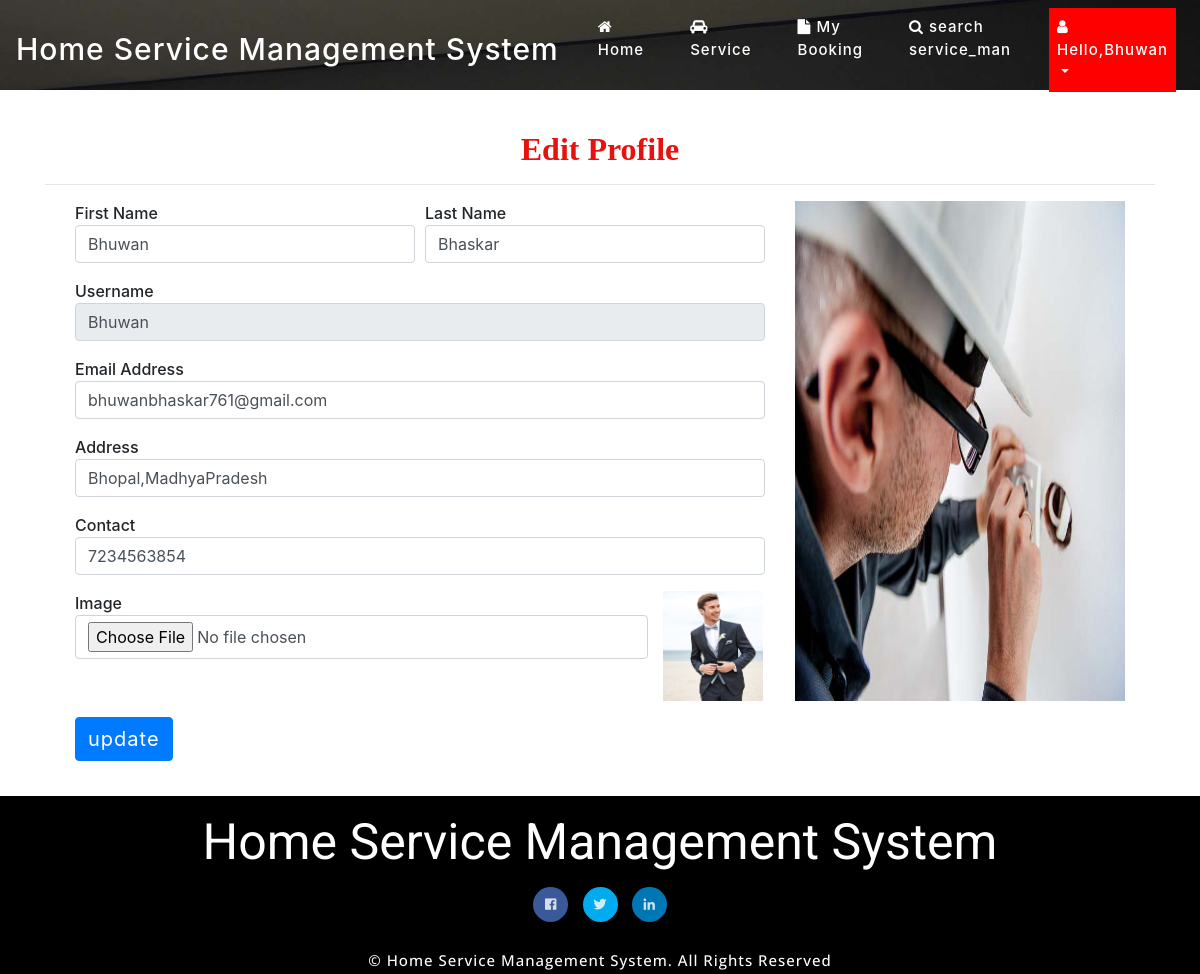
The page /edit_profile (signed in) on the database its author committed.
### home_service/models.py (models this page shows, shortened)
class Customer(models.Model):
    user = models.ForeignKey(User, on_delete=models.CASCADE, null=True)
    contact = models.CharField(max_length=100, null=True)
    address = models.CharField(max_length=100, null=True)
    image = models.FileField(null=True)

### home_service/views.py (the view, shortened to what this page needs)
# urls.py: path('edit_profile',Edit_Profile,name="edit_profile"),
def Edit_Profile(request):
    user = User.objects.get(id=request.user.id)
    error = ""
    try:
        sign = Customer.objects.get(user=user)
        error = "pat"
    except:
        sign = Service_Man.objects.get(user=user)
    terror = False
    ser = Service_Category.objects.all()
    d = {'terror':terror,'error':error,'pro':sign,'ser':ser}
    return render(request, 'edit_profile.html',d)

### home_service/templates/edit_profile.html (shortened to what this page needs)
{% extends 'index.html' %}
{% load static %}
{% block body %}
	<div class="w3l_banner_info" style="height:10px">
		<div class="slider1">
			<div class="callbacks_container">
				<ul class="rslides" id="slider3">
					<li>
						<div class="slider1-img" style="height:90px">
							<div class="slider_banner_info">
							</div>
						</div>
					</li>
				</ul>
			</div>
		</div>
	</div>
</header>
<div class="container" style="margin-top:10%;">
    <h2 style="font-weight:bold;font-family : 'Monotype Corsiva' ; color : #E6120E ;margin-top:2%" align="center">Edit Profile</h2><hr>
<div class="container-fluid" style="">
    <div class="row">
        <div class="col-md-8">
            <form method="post" action="" enctype="multipart/form-data">
    <div class="form-row">
    <div class="form-group col-md-6">
      <label for="inputEmail4">First Name</label>
      <input type="text" class="form-control" value="{{pro.user.first_name}}" name="fname" id="inputEmail4">
    </div>
    <div class="form-group col-md-6">
      <label for="inputPassword4">Last Name</label>
      <input type="text" class="form-control" name="lname" value="{{pro.user.last_name}}" id="inputPassword4">
    </div>
  </div>
    <div class="form-row">
    <div class="form-group col-md-12">
      <label for="inputEmail4">Username</label>
      <input type="text" class="form-control" name="uname" value="{{pro.user.username}}" id="inputEmail4" readonly>
    </div>
        <div class="form-group col-md-12">
      <label for="inputEmail4">Email Address</label>
      <input type="text" class="form-control" name="email" value="{{pro.user.email}}" id="inputEmail4">
    </div>
  </div>
<div class="form-row">
    <div class="form-group col-md-12">
      <label for="inputEmail4">Address</label>
      <input type="text" class="form-control" name="address" value="{{pro.address}}" id="inputEmail4">
    </div>
  </div>
 <div class="form-row">
    <div class="form-group col-md-12">
    <label for="exampleInputPassword1">Contact</label>
    <input type="text" class="form-control" id="exampleInputPassword1" value="{{pro.contact}}" name="contact">
  </div>
        </div>
<div class="form-row">
    <div class="form-group col-md-10">
    <label for="exampleInputPassword1">Image</label>
    <input type="file" class="form-control" id="exampleInputPassword1" name="image">
  </div>
    <div class="form-group col-md-2">
   <img src="{{pro.image.url}}" style="width:100px;height:110px">
  </div>
</div>
  <button type="submit" class="btn btn-primary" style="margin-bottom:5%">update</button>
</form>
        </div>
        <div class="col-md-4">
            <img src="{% static 'images/bb3.jpg' %}" style="width:100%;height:500px">
        </div>
    </div>
</div>
</div>
{% endblock %}

### home_service/templates/index.html (shortened to what this page needs)
<!DOCTYPE html>
{% load static %}
<html>
<head>
<link href="{% static 'css/bootstrap.min.css' %}" rel="stylesheet" type="text/css" media="all">
<link href="{% static 'css/fontawesome-all.min.css' %}" rel="stylesheet" type="text/css" media="all">
<link href="{% static 'css/easy-responsive-tabs.css' %}" rel='stylesheet' type='text/css'/>
<link rel="stylesheet" href="{% static 'css/flexslider.css' %}" type="text/css" media="all">
<link rel="stylesheet" type="text/css" href="{% static 'css/style_common.css' %}" />
<link rel="stylesheet" type="text/css" href="{% static 'css/style1.css' %}" />
<link href="{% static 'css/style.css' %}" rel="stylesheet" type="text/css" media="all"/>
<link rel="stylesheet" href="https://cdnjs.cloudflare.com/ajax/libs/font-awesome/4.7.0/css/font-awesome.min.css">
</head>
<body>
<header>
	<nav class="navbar navbar-expand-lg navbar-light">
  <a class="navbar-brand" href="{% url 'home' %}" style="font-size:30px">Home Service Management System</a>
  <div class="collapse navbar-collapse" id="navbarSupportedContent">
    <ul class="navbar-nav ml-auto">
      {% if request.user.is_staff %}
        <li class="nav-item dropdown">
        <a class="nav-link dropdown-toggle" href="#" id="navbarDropdown" style="background-color:red" role="button" data-toggle="dropdown" aria-haspopup="true" aria-expanded="false">
          <i class="fa fa-user"></i> Hello,{{request.user.username}}
        </a>
        <div class="dropdown-menu" aria-labelledby="navbarDropdown">
          <a class="dropdown-item" href="{% url 'profile' %}">Profile</a>
          <a class="dropdown-item" href="{% url 'change_password' %}">Change Password</a>
          <a class="dropdown-item" href="{% url 'logout' %}">Logout</a>
        </div>
      </li>
        {% else %}
        {% if request.user.username %}
        {% if error == "pat" %}
        <li class="nav-item ">
        <a class="nav-link" href="{% url 'user_home' %}">
           <i class="fa fa-home"></i> Home</a>
      </li>
        <li class="nav-item ">
        <a class="nav-link" href="{% url 'service' %}">
           <i class="fa fa-car"></i> Service</a>
      </li>
        <li class="nav-item ">
        <a class="nav-link" href="{% url 'customer_order' %}">
           <i class="fa fa-file"></i> My Booking</a>
      </li>
      <li class="nav-item ">
        <a class="nav-link" href="{% url 'search_cities' %}">
           <i class="fa fa-search"></i> search service_man</a>
      </li>
        <li class="nav-item dropdown">
        <a class="nav-link dropdown-toggle" href="#" id="navbarDropdown" style="background-color:red" role="button" data-toggle="dropdown" aria-haspopup="true" aria-expanded="false">
          <i class="fa fa-user"></i> Hello,{{request.user.username}}
        </a>
      </li>
        {% endif %}
        {% endif %}
        {% endif %}
    </ul>
  </div>
</nav>
    {% block body %}
    {% endblock %}
<section class="footer">
<div class="container">
<h3>Home Service Management System</h3>
     <div class="wrapper">
<ul class="social-icons icon-circle icon-zoom list-unstyled list-inline">
<li> <a href="#"><i class="fab fa-facebook-f"></i></a></li>
<li> <a href="#"><i class="fab fa-twitter"></i></a></li>
<li> <a href="#"><i class="fab fa-linkedin-in"></i></a></li>
</ul>
</div>
<div class="copyright">
			<p>© Home Service Management System. All Rights Reserved </p>
		</div>
	</div>
</section>
</body>
</html>

### home_service/static/css/easy-responsive-tabs.css (style rules this page uses)
body { margin: 0px; padding: 0px; background: #f5f5f5; font-weight: 500; }
ul.resp-tabs-list, p { margin: 0px; padding: 0px; }

### home_service/static/css/style.css (style rules this page uses)
body { padding: 0; margin: 0; background-color:#fff; }
body a { transition: 0.5s all; -webkit-transition: 0.5s all; -moz-transition: 0.5s all; -o-transition: 0.5s all; -ms-transition: 0.5s all; text-decoration: none; }
h1, h2, h3, h4, h5, h6 { margin: 0; padding: 0; font-weight:normal; font-family: 'Roboto', sans-serif; }
p { margin: 0; letter-spacing:1px; line-height:1.8em; font-size:13px; font-family: 'Open Sans', sans-serif; }
.row { margin:0px; padding:0px; }
ul { margin: 0; padding: 0; }
label { margin: 0; }
a { color:#000; }
.navbar-collapse { padding: 0; }
.slider_banner_info { padding-top: 18em; text-align: center; width: 60%; margin: 0 auto; }
.slider1-img { background: url(../images/2.jpg) no-repeat 0px 0px; background-size: cover; -webkit-background-size: cover; -moz-background-size: cover; -o-background-size: cover; -ms-background-size: cover; height: 400px; }
#slider2, #slider3 { box-shadow: none; -moz-box-shadow: none; -webkit-box-shadow: none; margin: 0 auto; }
.callbacks { position: relative; list-style: none; overflow: hidden; width: 100%; padding: 0; margin: 0; }
.callbacks li { position: absolute; width: 100%; }
.rslides { position: relative; list-style: none; overflow: hidden; width: 100%; padding: 0; }
.rslides li { -webkit-backface-visibility: hidden; position: absolute; display: none; width: 100%; left: 0; top: 0; }
.rslides li { position: relative; display: block; float: left; }
nav.navbar.navbar-expand-lg.navbar-light { position: absolute; top: 0px; z-index: 9; width:100%; }
.w3l_banner_info { position: relative; }
.navbar-light .navbar-brand { color: #fff; font-size:50px; letter-spacing: 1px; }
.navbar-light .navbar-nav .nav-link { color: #fff; font-size: 15px; letter-spacing: 1px; margin:0 15px; }
.btn-primary { color: #fff; background-color: #007bff; border-color: #007bff; font-size: 20px; letter-spacing: 1px; }
.social-icons .fab { width: 35px; height: 35px; line-height: 35px; font-size:13px; text-align: center; color: #FFF; color: rgba(255, 255, 255, 0.8); -webkit-transition: all 0.3s ease-in-out; -moz-transition: all 0.3s ease-in-out; -ms-transition: all 0.3s ease-in-out; -o-transition: all 0.3s ease-in-out; transition: all 0.3s ease-in-out; }
.wrapper { margin: 15px 0; }
.social-icons.icon-circle .fab { border-radius: 50%; }
i.fab.fa-linkedin-in { background-color: #0077B5; }
i.fab.fa-twitter { background-color: #00aced; }
i.fab.fa-facebook-f { background-color: #3b5998; }
.list-inline li { display: inline-block; padding-right: 5px; padding-left: 5px; margin-bottom: 10px; }
section.footer { text-align: center; background-color: #000; padding: 1em 0 0; }
section.footer h3 { font-size: 50px; color: #fff; }
.copyright p { color:#fff; font-size: 15px; }

### rows shown on the page
Customer: fname "Bhuwan", lname "Bhaskar", uname "Bhuwan", email "bhuwanbhaskar761@gmail.com", address "Bhopal,MadhyaPradesh", contact "7234563854", image (picture)

### other values the page prints
{{ request.user.username }} "Bhuwan"
